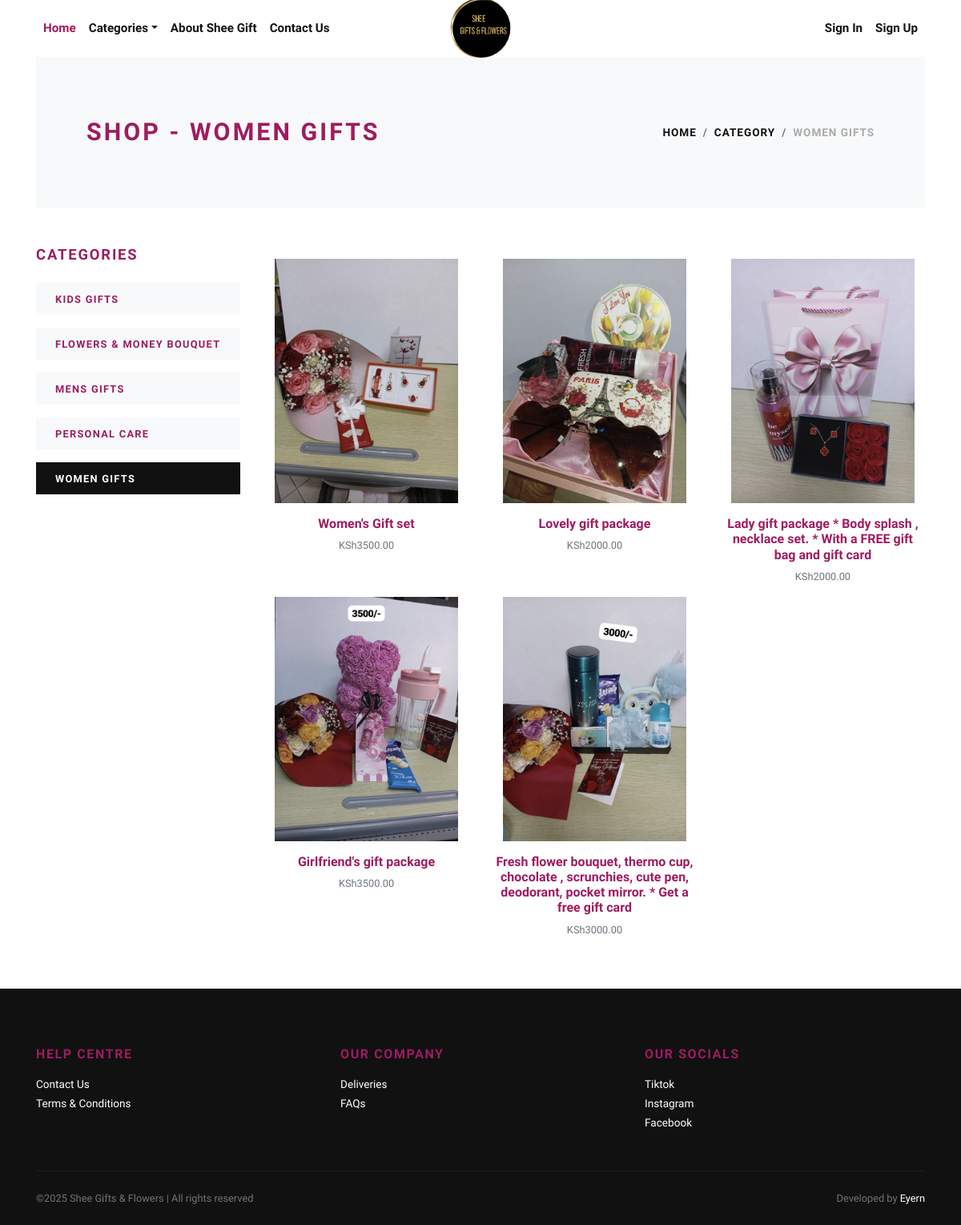
/women-gifts/, run on the app's committed database.
### store/models.py (models this page shows, shortened)
class Category(models.Model):
    title = models.CharField(max_length=50, verbose_name="Category Title")
    slug = models.SlugField(max_length=55, verbose_name="Category Slug")
    description = models.TextField(blank=True, verbose_name="Category Description")
    category_image = models.ImageField(upload_to='category', blank=True, null=True, verbose_name="Category Image")
    is_active = models.BooleanField(verbose_name="Is Active?")
    is_featured = models.BooleanField(verbose_name="Is Featured?")
    created_at = models.DateTimeField(auto_now_add=True, verbose_name="Created Date")
    updated_at = models.DateTimeField(auto_now=True, verbose_name="Updated Date")
    class Meta:
        verbose_name_plural = 'Categories'
        ordering = ('-created_at', )

class Product(models.Model):
    title = models.CharField(max_length=150, verbose_name="Product Title")
    slug = models.SlugField(max_length=160, verbose_name="Product Slug")
    sku = models.CharField(max_length=255, unique=True, verbose_name="Unique Product ID (SKU)")
    short_description = models.TextField(verbose_name="Short Description")
    detail_description = models.TextField(blank=True, null=True, verbose_name="Detail Description")
    product_image = models.ImageField(upload_to='product', blank=True, null=True, verbose_name="Product Image")
    price = models.DecimalField(max_digits=8, decimal_places=2)
    category = models.ForeignKey(Category, verbose_name="Product Categoy", on_delete=models.CASCADE)
    is_active = models.BooleanField(verbose_name="Is Active?")
    is_featured = models.BooleanField(verbose_name="Is Featured?")
    created_at = models.DateTimeField(auto_now_add=True, verbose_name="Created Date")
    updated_at = models.DateTimeField(auto_now=True, verbose_name="Updated Date")
    class Meta:
        verbose_name_plural = 'Products'
        ordering = ('-created_at', )

### store/views.py (the view)
# urls.py: path('<slug:slug>/', views.category_products, name="category-products"),
def category_products(request, slug):
    category = get_object_or_404(Category, slug=slug)
    products = Product.objects.filter(is_active=True, category=category)
    categories = Category.objects.filter(is_active=True)
    context = {
        'category': category,
        'products': products,
        'categories': categories,
    }
    return render(request, 'store/category_products.html', context)

### store/context_preprocessors.py (called while the page is built)
def store_menu(request):
    categories = Category.objects.filter(is_active=True)
    context = {
        'categories_menu': categories,
    }
    return context

def cart_menu(request):
    if request.user.is_authenticated:
        cart_items= Cart.objects.filter(user=request.user)
        context = {
            'cart_items': cart_items,
        }
    else:
        context = {}
    return context

### templates/store/category_products.html (shortened to what this page needs)
{% extends 'base.html' %}
{% load static %}
    {% block content %}
      <div class="container">
        <section class="py-5 bg-light">
          <div class="container">
            <div class="row px-4 px-lg-5 py-lg-4 align-items-center">
              <div class="col-lg-6">
                <h1 class="h2 text-uppercase mb-0">Shop - {{category.title}}</h1>
              </div>
              <div class="col-lg-6 text-lg-right">
                <nav aria-label="breadcrumb">
                  <ol class="breadcrumb justify-content-lg-end mb-0 px-0">
                    <li class="breadcrumb-item"><a href="{% url 'store:home' %}">Home</a></li>
                    <li class="breadcrumb-item"><a href="{% url 'store:all-categories' %}">Category</a></li>
                    <li class="breadcrumb-item active" aria-current="page">{{category.title}}</li>
                  </ol>
                </nav>
              </div>
            </div>
          </div>
        </section>
        <section class="py-5">
          <div class="container p-0">
            <div class="row">
              <div class="col-lg-3 order-2 order-lg-1">
                <h5 class="text-uppercase mb-4">Categories</h5>
                {% if categories %}
                  {% for cat in categories %}
                    <a href="{% url 'store:category-products' cat.slug %}">
                      <div class="py-2 px-4 {% if category == cat %}bg-dark text-white {% else %}bg-light{% endif %} mb-3">
                        <strong class="small text-uppercase font-weight-bold">{{cat.title}}</strong>
                      </div>
                    </a>
                  {% endfor %}
                {% endif %}
              </div>
              <div class="col-lg-9 order-1 order-lg-2 mb-5 mb-lg-0">
                <div class="row">
                  {% if products %}
                    {% for product in products %}
                      <div class="col-lg-4 col-sm-6">
                        <div class="product text-center">
                          <div class="mb-3 position-relative">
                            <a class="d-block" href="{% url 'store:product-detail' product.slug %}">
                              {% if product.product_image %}
                                <img class="img-fluid w-100" src="{{product.product_image.url}}" alt="{{product.title}}">
                              {% else %}
                                <img class="img-fluid w-100" src="{% static 'img/product-1.jpg' %}" alt="{{product.title}}">
                              {% endif %}
                            </a>
                          </div>
                          <h6> <a class="reset-anchor" href="{% url 'store:product-detail' product.slug %}">{{product.title}}</a></h6>
                          <p class="small text-muted">KSh{{product.price}}</p>
                        </div>
                      </div>
                    {% endfor %}
                  {% endif %}
                </div>
              </div>
            </div>
          </div>
        </section>
      </div>
      {% endblock content %}

### static/css/style.default.css (style rules this page uses)
strong { font-weight: 700; }
.product img { -webkit-filter: grayscale(40%); filter: grayscale(40%); transition: all 0.3s; }
.text-uppercase { text-transform: capitalize; letter-spacing: 0.1em; }
.reset-anchor { color: inherit; transition: all 0.3s; }
body { font-family: "Libre Franklin", sans-serif; font-size: 1rem; font-weight: 400; line-height: 1.5; color: #111111; background-color: #fff; }
a { color: #9E1C60; text-decoration: none; }
h1, h2, h3, h4, h5, h6, .h1, .h2, .h3, .h4, .h5, .h6 { margin-bottom: 0.5rem; font-family: inherit; font-weight: 900; line-height: 1.2; color: #9E1C60; }
h1, .h1 { font-size: 1.6rem; }
h2, .h2 { font-size: 1.9rem; }
h5, .h5 { font-size: 1.15rem; }
h6, .h6 { font-size: 1rem; }
small, .small { font-size: 80%; font-weight: 400; }
.bg-light { background-color: #f8f9fa !important; }
.bg-dark { background-color: #111111 !important; }
.breadcrumb { background: #f8f9fa; }
.breadcrumb-item { font-size: 0.85rem; text-transform: uppercase; letter-spacing: 0.07em; font-weight: 900; color: #111111; }
.breadcrumb-item a { color: inherit; transition: all 0.3s; }
.breadcrumb-item.active { color: #aaa; }

### data on the page
Category: title "WOMEN GIFTS"
Category: title "KIDS GIFTS"
Category: title "FLOWERS & MONEY BOUQUET"
Category: title "MENS GIFTS"
Category: title "PERSONAL CARE"
Product: product_image (picture), title "Women's Gift set", price "3500.00"
Product: product_image (picture), title "Lovely gift package", price "2000.00"
Product: product_image (picture), title "Lady gift package * Body splash , necklace set. * With a FREE gift bag and gift card", price "2000.00"
Product: product_image (picture), title "Girlfriend's gift package", price "3500.00"
Product: product_image (picture), title "Fresh flower bouquet, thermo cup, chocolate , scrunchies, cute pen, deodorant, pocket mirror. * Get a free gift card", price "3000.00"
